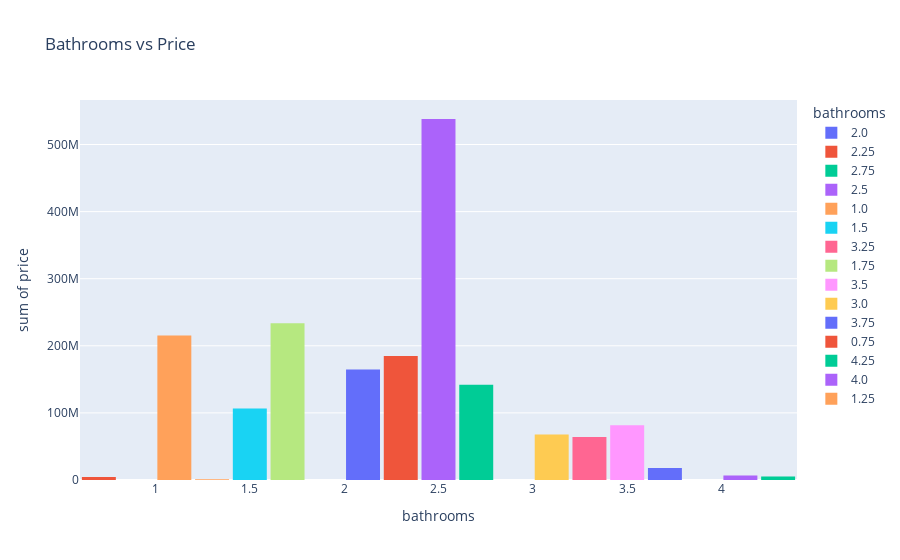

Source (notebook cell):
### Code cell
plt.figure(figsize=(15, 6))
fig = px.histogram(housing_df, y="price", x='bathrooms', color="bathrooms", title='Bathrooms vs Price')  
fig.update_layout(bargap=0.1)
fig.show()

### Figure 1 — Plotly figure (JSON) as saved in the notebook; plotly's stock layout.template omitted (floating-point values rounded to 4 significant figures; data arrays with more than 128 entries replaced by an {"elided": "..."} marker saying what was removed)
{"data": [{"alignmentgroup": "True", "bingroup": "x", "histfunc": "sum", "hovertemplate": "bathrooms=%{x}<br>sum of price=%{y}<extra></extra>", "legendgroup": "2.0", "marker": {"color": "#636efa", "pattern": {"shape": ""}}, "name": "2.0", "offsetgroup": "2.0", "orientation": "v", "showlegend": true, "type": "histogram", "x": {"elided": "361 int values"}, "xaxis": "x", "y": {"elided": "361 float values"}, "yaxis": "y"}, {"alignmentgroup": "True", "bingroup": "x", "histfunc": "sum", "hovertemplate": "bathrooms=%{x}<br>sum of price=%{y}<extra></extra>", "legendgroup": "2.25", "marker": {"color": "#EF553B", "pattern": {"shape": ""}}, "name": "2.25", "offsetgroup": "2.25", "orientation": "v", "showlegend": true, "type": "histogram", "x": {"elided": "359 float values"}, "xaxis": "x", "y": {"elided": "359 float values"}, "yaxis": "y"}, {"alignmentgroup": "True", "bingroup": "x", "histfunc": "sum", "hovertemplate": "bathrooms=%{x}<br>sum of price=%{y}<extra></extra>", "legendgroup": "2.75", "marker": {"color": "#00cc96", "pattern": {"shape": ""}}, "name": "2.75", "offsetgroup": "2.75", "orientation": "v", "showlegend": true, "type": "histogram", "x": {"elided": "230 float values"}, "xaxis": "x", "y": {"elided": "230 float values"}, "yaxis": "y"}, {"alignmentgroup": "True", "bingroup": "x", "histfunc": "sum", "hovertemplate": "bathrooms=%{x}<br>sum of price=%{y}<extra></extra>", "legendgroup": "2.5", "marker": {"color": "#ab63fa", "pattern": {"shape": ""}}, "name": "2.5", "offsetgroup": "2.5", "orientation": "v", "showlegend": true, "type": "histogram", "x": {"elided": "995 float values"}, "xaxis": "x", "y": {"elided": "995 float values"}, "yaxis": "y"}, {"alignmentgroup": "True", "bingroup": "x", "histfunc": "sum", "hovertemplate": "bathrooms=%{x}<br>sum of price=%{y}<extra></extra>", "legendgroup": "1.0", "marker": {"color": "#FFA15A", "pattern": {"shape": ""}}, "name": "1.0", "offsetgroup": "1.0", "orientation": "v", "showlegend": true, "type": "histogram", "x": {"elided": "659 int values"}, "xaxis": "x", "y": {"elided": "659 float values"}, "yaxis": "y"}, {"alignmentgroup": "True", "bingroup": "x", "histfunc": "sum", "hovertemplate": "bathrooms=%{x}<br>sum of price=%{y}<extra></extra>", "legendgroup": "1.5", "marker": {"color": "#19d3f3", "pattern": {"shape": ""}}, "name": "1.5", "offsetgroup": "1.5", "orientation": "v", "showlegend": true, "type": "histogram", "x": {"elided": "258 float values"}, "xaxis": "x", "y": {"elided": "258 int values"}, "yaxis": "y"}, {"alignmentgroup": "True", "bingroup": "x", "histfunc": "sum", "hovertemplate": "bathrooms=%{x}<br>sum of price=%{y}<extra></extra>", "legendgroup": "3.25", "marker": {"color": "#FF6692", "pattern": {"shape": ""}}, "name": "3.25", "offsetgroup": "3.25", "orientation": "v", "showlegend": true, "type": "histogram", "x": [3.25, 3.25, 3.25, 3.25, 3.25, 3.25, 3.25, 3.25, 3.25, 3.25, 3.25, 3.25, 3.25, 3.25, 3.25, 3.25, 3.25, 3.25, 3.25, 3.25, 3.25, 3.25, 3.25, 3.25, 3.25, 3.25, 3.25, 3.25, 3.25, 3.25, 3.25, 3.25, 3.25, 3.25, 3.25, 3.25, 3.25, 3.25, 3.25, 3.25, 3.25, 3.25, 3.25, 3.25, 3.25, 3.25, 3.25, 3.25, 3.25, 3.25, 3.25, 3.25, 3.25, 3.25, 3.25, 3.25, 3.25, 3.25, 3.25, 3.25, 3.25, 3.25, 3.25, 3.25, 3.25, 3.25, 3.25, 3.25, 3.25, 3.25, 3.25, 3.25, 3.25, 3.25, 3.25, 3.25, 3.25, 3.25, 3.25, 3.25, 3.25, 3.25, 3.25, 3.25, 3.25], "xaxis": "x", "y": [876650, 788000, 1033888, 757000, 777000, 1550000, 707000, 689900, 799000, 379950, 869000, 1506000, 1580000, 700000, 1130000, 1050000, 910000, 950000, 450800, 474800, 790000, 645000, 1250000, 402500, 320000, 742000, 520000, 530000, 1350000, 750000, 429000, 750000, 745000, 1059500, 350000, 860000, 363000, 300000, 852880, 749995, 1010000, 461000, 384400, 507000, 574950, 482000, 690000, 618250, 607500, 660000, 812000, 915000, 654000, 905000, 385000, 660000, 515000, 751000, 600000, 957000, 782900, 390000, 589500, 408000, 963000, 1110000, 500000, 851000, 1015000, 1875000, 1625000, 515000, 866000, 685000, 1450000, 320000, 569000, 409124, 599950, 734950, 595000, 0, 790000, 1036200, 375000], "yaxis": "y"}, {"alignmentgroup": "True", "bingroup": "x", "histfunc": "sum", "hovertemplate": "bathrooms=%{x}<br>sum of price=%{y}<extra></extra>", "legendgroup": "1.75", "marker": {"color": "#B6E880", "pattern": {"shape": ""}}, "name": "1.75", "offsetgroup": "1.75", "orientation": "v", "showlegend": true, "type": "histogram", "x": {"elided": "522 float values"}, "xaxis": "x", "y": {"elided": "522 float values"}, "yaxis": "y"}, {"alignmentgroup": "True", "bingroup": "x", "histfunc": "sum", "hovertemplate": "bathrooms=%{x}<br>sum of price=%{y}<extra></extra>", "legendgroup": "3.5", "marker": {"color": "#FF97FF", "pattern": {"shape": ""}}, "name": "3.5", "offsetgroup": "3.5", "orientation": "v", "showlegend": true, "type": "histogram", "x": [3.5, 3.5, 3.5, 3.5, 3.5, 3.5, 3.5, 3.5, 3.5, 3.5, 3.5, 3.5, 3.5, 3.5, 3.5, 3.5, 3.5, 3.5, 3.5, 3.5, 3.5, 3.5, 3.5, 3.5, 3.5, 3.5, 3.5, 3.5, 3.5, 3.5, 3.5, 3.5, 3.5, 3.5, 3.5, 3.5, 3.5, 3.5, 3.5, 3.5, 3.5, 3.5, 3.5, 3.5, 3.5, 3.5, 3.5, 3.5, 3.5, 3.5, 3.5, 3.5, 3.5, 3.5, 3.5, 3.5, 3.5, 3.5, 3.5, 3.5, 3.5, 3.5, 3.5, 3.5, 3.5, 3.5, 3.5, 3.5, 3.5, 3.5, 3.5, 3.5, 3.5, 3.5, 3.5, 3.5, 3.5, 3.5, 3.5, 3.5, 3.5, 3.5, 3.5, 3.5, 3.5, 3.5, 3.5, 3.5, 3.5, 3.5, 3.5, 3.5, 3.5, 3.5, 3.5, 3.5, 3.5, 3.5, 3.5, 3.5, 3.5, 3.5, 3.5, 3.5, 3.5, 3.5, 3.5, 3.5], "xaxis": "x", "y": [1315000, 625000, 525000, 660000, 356000, 828950, 248000, 1405000, 850000, 530000, 520000, 499950, 345600, 953007, 490000, 785000, 431500, 330000, 380000, 499950, 460000, 627000, 700000, 782000, 919204, 1505000, 1965221, 1298000, 989000, 610000, 875000, 798000, 499000, 799000, 1280000, 599950, 489000, 400000, 710000, 695000, 295000, 547500, 516000, 784000, 822500, 795000, 554000, 963000, 899950, 699850, 850000, 685000, 866059, 379900, 1008000, 840000, 850000, 568450, 1160000, 825000, 515000, 1440000, 1068000, 1240000, 750000, 905000, 587206, 725000, 874150, 780000, 905000, 633634, 819000, 850000, 675000, 790000, 1229000, 762000, 518500, 1050000, 1025000, 690000, 620000, 1080000, 900000, 397000, 1198000, 875000, 357500, 1020000, 599950, 1054690, 527000, 875000, 455000, 1195000, 1205000, 550000, 812000, 1355000, 696000, 412000, 840000, 0, 439300.0, 437500, 435500, 0], "yaxis": "y"}, {"alignmentgroup": "True", "bingroup": "x", "histfunc": "sum", "hovertemplate": "bathrooms=%{x}<br>sum of price=%{y}<extra></extra>", "legendgroup": "3.0", "marker": {"color": "#FECB52", "pattern": {"shape": ""}}, "name": "3.0", "offsetgroup": "3.0", "orientation": "v", "showlegend": true, "type": "histogram", "x": [3, 3, 3, 3, 3, 3, 3, 3, 3, 3, 3, 3, 3, 3, 3, 3, 3, 3, 3, 3, 3, 3, 3, 3, 3, 3, 3, 3, 3, 3, 3, 3, 3, 3, 3, 3, 3, 3, 3, 3, 3, 3, 3, 3, 3, 3, 3, 3, 3, 3, 3, 3, 3, 3, 3, 3, 3, 3, 3, 3, 3, 3, 3, 3, 3, 3, 3, 3, 3, 3, 3, 3, 3, 3, 3, 3, 3, 3, 3, 3, 3, 3, 3, 3, 3, 3, 3, 3, 3, 3, 3, 3, 3, 3, 3, 3, 3, 3, 3, 3, 3, 3, 3, 3, 3, 3, 3, 3, 3, 3, 3, 3, 3], "xaxis": "x", "y": [372500, 330000, 610000, 675000, 525000, 799200, 349950, 695000, 744000, 445000, 1190000, 298450, 675000, 380000, 326000, 1125000, 895000, 556000, 430000, 592500, 675000, 525000, 292050, 857000, 780000, 970000, 399950, 460000, 750500, 735000, 789000, 870000, 830000, 960000, 427874, 500000, 765000, 495000, 395000, 275000, 739000, 895000, 490000, 540000, 525000, 700000, 290000, 364900, 1240000, 1070000, 665000, 310000, 660000, 589000, 540000, 575000, 506000, 418000, 300000, 562000, 688000, 659500, 1815000, 436500, 869000, 482500, 337000, 420000, 235000, 664950, 312891, 925000, 350000, 975000, 399000, 725000, 575000, 555000, 537000, 1990000, 330675, 738000, 459000, 246950, 1165000, 490000, 480000, 500000, 765000, 620000, 476000, 489000, 265000, 720000, 625000, 1195000, 588000, 519995, 671000, 870000, 670000, 300000, 362000, 711600, 589900, 330000, 0, 0, 0, 280000, 950800.0, 471500, 245000], "yaxis": "y"}, {"alignmentgroup": "True", "bingroup": "x", "histfunc": "sum", "hovertemplate": "bathrooms=%{x}<br>sum of price=%{y}<extra></extra>", "legendgroup": "3.75", "marker": {"color": "#636efa", "pattern": {"shape": ""}}, "name": "3.75", "offsetgroup": "3.75", "orientation": "v", "showlegend": true, "type": "histogram", "x": [3.75, 3.75, 3.75, 3.75, 3.75, 3.75, 3.75, 3.75, 3.75, 3.75, 3.75, 3.75, 3.75, 3.75, 3.75, 3.75, 3.75, 3.75, 3.75, 3.75], "xaxis": "x", "y": [1264000, 1050000, 765000, 1051000, 1570000, 1381000, 967500, 430000, 740000, 1100000, 492000, 1180000, 1125000, 540500, 345100, 1220000, 1215000, 971971, 570000, 0], "yaxis": "y"}, {"alignmentgroup": "True", "bingroup": "x", "histfunc": "sum", "hovertemplate": "bathrooms=%{x}<br>sum of price=%{y}<extra></extra>", "legendgroup": "0.75", "marker": {"color": "#EF553B", "pattern": {"shape": ""}}, "name": "0.75", "offsetgroup": "0.75", "orientation": "v", "showlegend": true, "type": "histogram", "x": [0.75, 0.75, 0.75, 0.75, 0.75, 0.75, 0.75, 0.75, 0.75, 0.75, 0.75, 0.75, 0.75, 0.75, 0.75, 0.75], "xaxis": "x", "y": [230000, 360000, 275000, 80000, 527550, 299000, 350000, 280000, 142500, 245000, 402101, 562100, 190000, 276000, 100000, 150000], "yaxis": "y"}, {"alignmentgroup": "True", "bingroup": "x", "histfunc": "sum", "hovertemplate": "bathrooms=%{x}<br>sum of price=%{y}<extra></extra>", "legendgroup": "4.25", "marker": {"color": "#00cc96", "pattern": {"shape": ""}}, "name": "4.25", "offsetgroup": "4.25", "orientation": "v", "showlegend": true, "type": "histogram", "x": [4.25, 4.25, 4.25, 4.25, 4.25], "xaxis": "x", "y": [1400000, 1000000, 540000, 590000, 1600000], "yaxis": "y"}, {"alignmentgroup": "True", "bingroup": "x", "histfunc": "sum", "hovertemplate": "bathrooms=%{x}<br>sum of price=%{y}<extra></extra>", "legendgroup": "4.0", "marker": {"color": "#ab63fa", "pattern": {"shape": ""}}, "name": "4.0", "offsetgroup": "4.0", "orientation": "v", "showlegend": true, "type": "histogram", "x": [4, 4, 4, 4, 4, 4, 4, 4, 4], "xaxis": "x", "y": [661254, 960000, 1025000, 1095000, 1300000, 597326, 315000, 765000, 0], "yaxis": "y"}, {"alignmentgroup": "True", "bingroup": "x", "histfunc": "sum", "hovertemplate": "bathrooms=%{x}<br>sum of price=%{y}<extra></extra>", "legendgroup": "1.25", "marker": {"color": "#FFA15A", "pattern": {"shape": ""}}, "name": "1.25", "offsetgroup": "1.25", "orientation": "v", "showlegend": true, "type": "histogram", "x": [1.25, 1.25], "xaxis": "x", "y": [545000, 516500], "yaxis": "y"}], "layout": {"bargap": 0.1, "barmode": "relative", "legend": {"title": {"text": "bathrooms"}, "tracegroupgap": 0}, "title": {"text": "Bathrooms vs Price"}, "xaxis": {"anchor": "y", "categoryarray": [2, 2.25, 2.75, 2.5, 1, 1.5, 3.25, 1.75, 3.5, 3, 3.75, 0.75, 4.25, 4, 1.25], "categoryorder": "array", "domain": [0, 1], "title": {"text": "bathrooms"}}, "yaxis": {"anchor": "x", "domain": [0, 1], "title": {"text": "sum of price"}}}}
